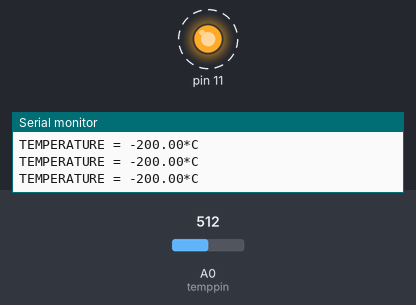
Bench run of a sketch on a simulated Arduino Uno, built with avr-gcc and run on an emulated ATmega328P. Shown: output pins drawn as LEDs (lit = HIGH), the last lines printed to the serial monitor. Dashed ring = blinking. Inputs (shaded band) come from the test bench; at power-on: A0 (temppin) = 512.

Above: at 1.25 s.
1.3 s: A0 (temppin) set to 32
4.3 s: A0 (temppin) set to 27
At 5.07 s:
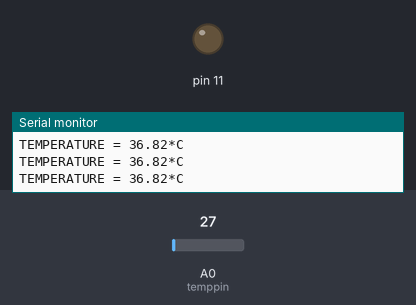
Timing chart, 0 to 7.3 s (numbered marks = the images above; inputs shaded):
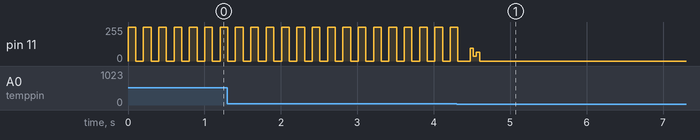

Measured:
- the behaviour switches between 31 and 30 on A0 (temppin) (found by bisection; images 0 and 1)

The sketch:

Projectversion-1.ino
```cpp
const int temppin = A0;
void setup()
{
  pinMode(11, OUTPUT);
  Serial.begin(9600);
}

void loop()
{
  float voltage, degreeC;
  voltage = getVoltage(temppin);
  degreeC = -(voltage - 0.5)*100;
  Serial.print("TEMPERATURE = ");
  Serial.print(degreeC);
  Serial.print("*C\t");
  Serial.println();
  if (degreeC > 35.00){
    digitalWrite(11, HIGH);
    delay(5);
    digitalWrite(11, LOW);
    delay(5);
  }
  else {
    digitalWrite(11, HIGH);
    delay(100);
    digitalWrite(11, LOW);
    delay(100);
  }

}

float getVoltage(int pin) {
  return (analogRead(pin) * 0.004882814);
}
 	
```
